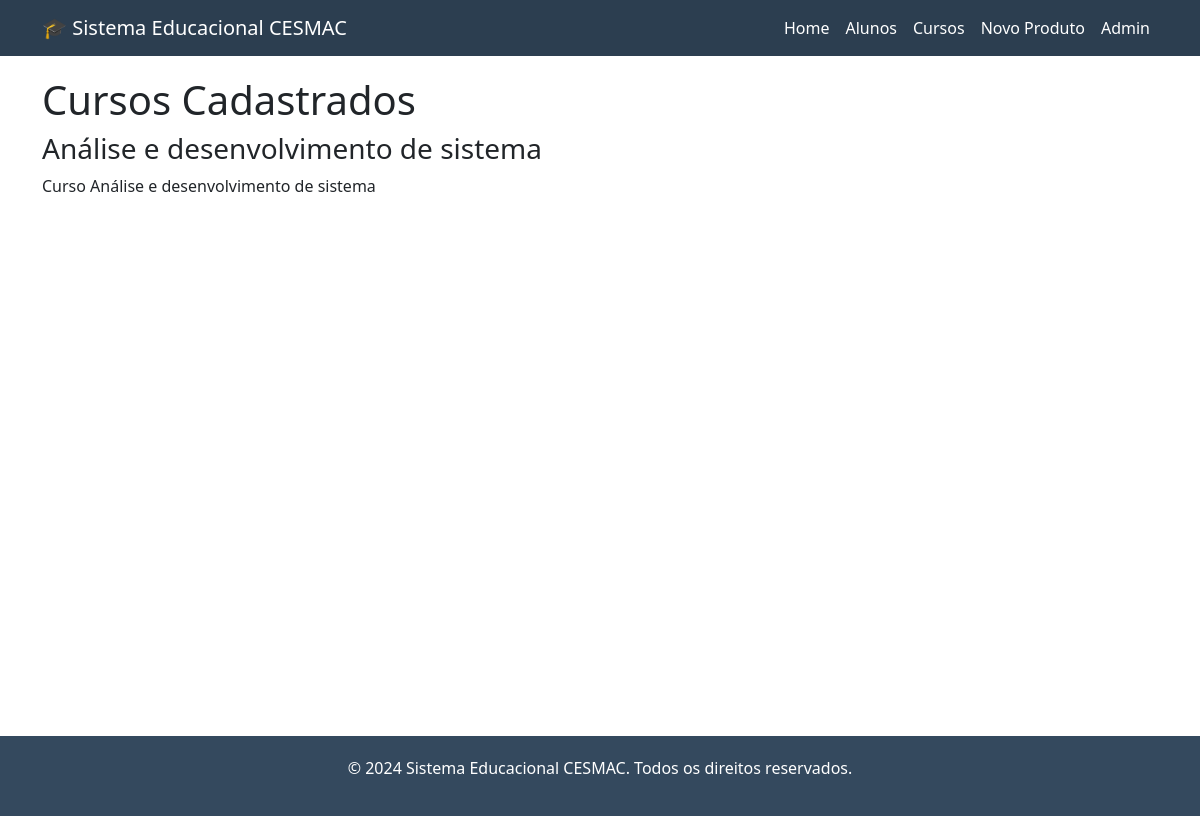
The app's page /cursos/, older data.
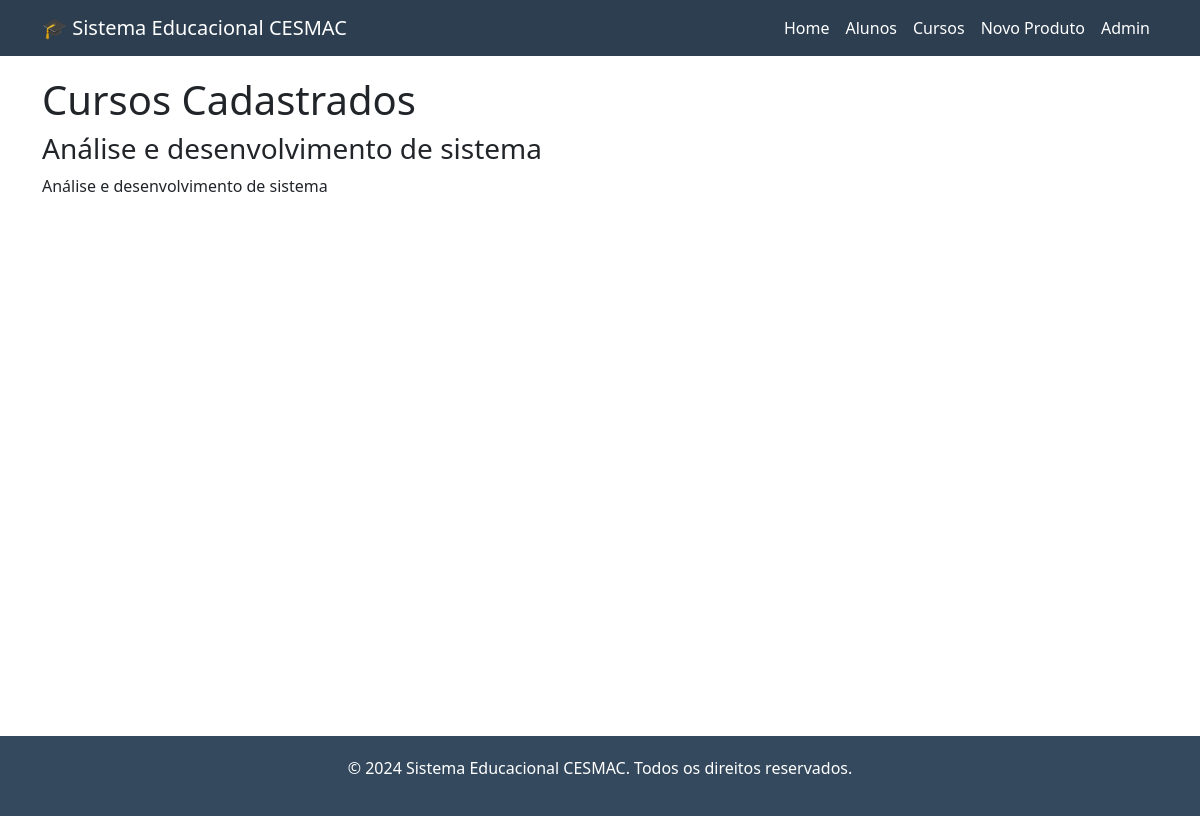
The same page, newer data.
### education/models.py (models this page shows, shortened)
class Curso(models.Model):
    titulo = models.CharField(max_length=200, verbose_name="Título do Curso")
    descricao = models.TextField(verbose_name="Descrição")
    duracao = models.CharField(max_length=50, verbose_name="Duração", blank=True)
    preco = models.DecimalField(
        max_digits=10,
        decimal_places=2,
        verbose_name="Preço",
        blank=True,
        null=True
    )
    data_criacao = models.DateTimeField(default=timezone.now)
    class Meta:
        verbose_name = "Curso"
        verbose_name_plural = "Cursos"
        ordering = ['titulo']

### education/views.py (the view)
# urls.py: path('cursos/', views.lista_cursos, name='lista_cursos'),
def lista_cursos(request):
    try:
        from .models import Curso
        cursos = Curso.objects.all()
    except OperationalError:
        cursos = []
        messages.info(request, "Tabela de cursos ainda não foi criada. Execute as migrações.")
    except:
        cursos = []
    return render(request, 'education/lista_cursos.html', {'cursos': cursos})

### education/templates/education/lista_cursos.html
{% extends 'education/base.html' %}
{% block content %}
<h1>Cursos Cadastrados</h1>
{% for curso in cursos %}
    <h3>{{ curso.titulo }}</h3>
    <p>{{ curso.descricao }}</p>
{% endfor %}
{% endblock %}

Row changes from the older to the newer data that the page shows:
changed Curso "Análise e desenvolvimento de sistema": descricao "Curso Análise e desenvolvimento de sistema" → "Análise e desenvolvimento de sistema"
